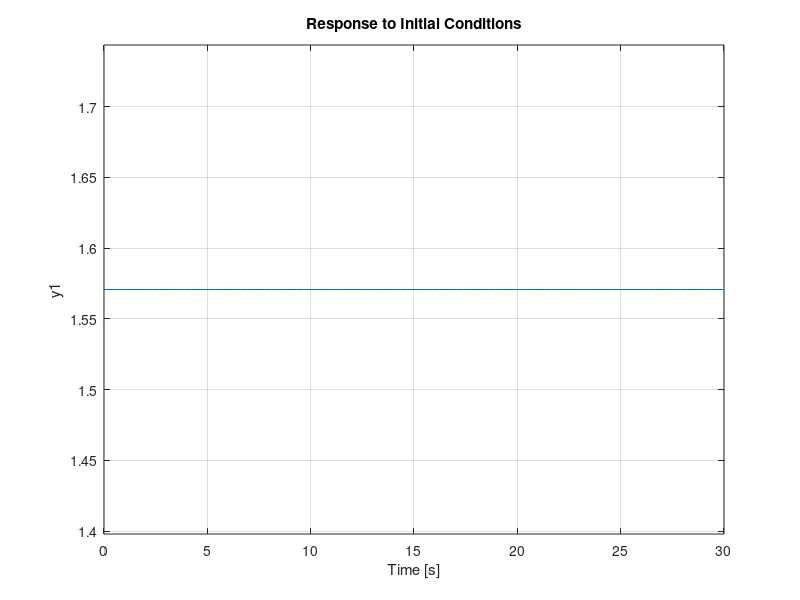

Reproduce this figure in MATLAB. (Note: this script raises an error after producing the figure.)
%% Fixed Simulation Problem
clear all, close all, clc

% Constants
g = 9.81; % Gravity constant

% Box dimensions
t1 = 0.2; % height of box 1 (m)
l1 = 0.35; % lenght of box 1 (m)
w1 = 0.2; % widht of box 1 (m)

t2 = 0.12; % height of box 2 (m)
l2 = 0.2; % lenght of box 2 (m)
w2 = 0.15; % widht of box 2 (m)

% IT SHOULD BE ON f(x)
l3o = 0.3; % Initial linear actuator lenght (m)
l3f = l3o + 0.3; % Max lenght of linear actuator (m)
l2x = (l1 + l2)/2 + l3f; % Max distance from rotation to c.g box 2(m)

m1 = 4.5;   % Mass of box 1 (big box) (kg)
m2 = 2.5;   % Mass of box 2 (little box) (kg)
m3 = 0; % Mass of the stick (kg) --> Distributed in m1 and m2

% Rotational Friction (viscosity)
Br = 0.5; % Rotational Friction constant

% Parameters needed:

% Variables to control
theta = 0; % Angle to stabilize the system ---------
Fc = 1; % Force applied by servomotor --------

% Hipotenuse of the big box
hip = sqrt((t1/2)^2+(l1/2)^2); % hypotenuse for box 1

% Angles needed to calculate the distance 
% for momentum generated by Fcx and Fcy:
beta = asin((t1/2)/hip); % constant 
phi = theta - beta;                        

% Distances needed to calculate the 
% momentum generated by Fcx and Fcy:
ay = sin(phi) * hip;
bx = cos(phi) * hip;

% System Forces:
% Fc (Servo force) decomposition
Fcx = Fc *sin(theta); % x component of servomotor force
Fcy = Fc *cos(theta); % y component of servomotor force

% Gravity forces
F1 = -m1 * g;
F2 = -m2 * g;
F3 = -m3 * g;

% INERTIA

%     % Centroid of the 2 bodies (at initial point)
%     % Define coordinates of both masses
% x1 = [-l1/2        -l1/2        l1/2         l1/2];
% y1 = [-t1/2         t1/2        t1/2        -t1/2];
% x2 = [l2x-(l2/2) l2x-(l2/2) l2x+(l2/2) l2x+(l2/2)];
% y2 = [-t2/2         t2/2        t2/2        -t2/2];
% 
% % Animation in function of the angle
% % R = [cos(phi);-sin(phi);sin(phi);cos(phi)]; % Rotation matrix
% %      % c.g. after rotation by phi
% %   x1 = x1*R; 
% %   x2 = x2*R;
% %   y1 = y1*R; 
% %   y2 = y2*R;
% 
% 
%     % Plot the  system
% polyin = polyshape({x1,x2},{y1,y2}); % plt both shapes
% [x,y] = centroid(polyin); % Calculate centroid of both masses
% plot(polyin)
% hold on
% plot(x,y,'r*')
% [x,y] = centroid(polyin,[1 2]); %plt centroid of system
% plot(polyin)
% hold on
% plot(x(1),y(1),'r*',x(2),y(2),'r*'); %plt centroid for each body
% hold on
% plot([x(1) x(2)], [y(1) y(2)]); % plt line conection between the points
% hold off
% 
%     % Inital C.G.
%  cg1 = [x(1) y(1)]; 
%  cg2 = [x(2) y(2)];
 
    % Inertia for the axis of rotation
 I1 = (m1 * (t1^2 + l1^2))/12; % Rotational inertia of box 1 [Kg*m^2]
 I2 = (m2 * (t2^2 + l2^2))/12 + (m2 * l2x^2) ; % Rotational inertia of box 2 [Kg*m^2]
 
 I = I1 + I2; % Rotational Inertia

% DYNAMICS EQUATIONS:

% X Axis - Force equilibrium
Rx = - Fcx

% Y Axis - Force equilibrium
Ry = F1 + F2 - Fcy

% Mz - Momentum equilibrium
theta_dot_dot = (1/I)*((Fcx*ay) + (Fcy*bx) - (F2*l2x)*cos(theta))

% LINEARIZATION
% small-angle approximations: 
cos_theta_sa = 1; %cos_theta_sa = (1-(theta^2/2));
sin_theta_sa = theta;

linear_ay = (sin_theta_sa*cos(beta) - cos_theta_sa*sin(beta))*hip;
linear_bx = (cos_theta_sa*cos(beta) + sin_theta_sa*sin(beta))*hip;

Fcx_sa = Fc *sin_theta_sa; % x component of servomotor force
Fcy_sa = Fc *cos_theta_sa; % y component of servomotor force

% Linearized model
theta_dot_dot_approx = (1/I)*((Fcx_sa*linear_ay) + (Fcy_sa*linear_bx) - (F2*l2x)*cos_theta_sa)

%%%%%%%%%%%%%%%%%%%%%%%%%%%%%%%%%%%%%%%%%%%%%%%%%%%%%%%%%%%%%%%%%%%%%%%%%%
% Simulink Parameters 
M2 = (F2*l2x); % M2 Torque
H = hip * cos(-beta); % u = Fc * H

%%%%%%%%%%%%%%%%%%%%%%%%%%%%%%%%%%%%%%%%%%%%%%%%%%%%%%%%%%%%%%%%%%%%%%%%%%
% Simple model (l3d does not change => I constant)
% Matrices Definition
A = [0 1 ; 0 Br/I]; % F2*theta*l2x/2I
B = [0 0 ; -H/I -l2x/I];
C = [1 0];

% Check controllability
controllability =['Check Controllability = ',num2str(rank(ctrb(A,B)))];
disp(controllability)

% Number of states 
n = length(A);

% Output matrix
%C = eye(length(A));

% Open loop system
sys_ol = ss(A,B,C,0);

% Simulate open loop system
x0 = [pi/2;0];
figure
initial(sys_ol,x0)


% LQR 1
Q1 = eye(n)*100;
R1 = 2;
K1 = -lqr(A,B,Q1,R1);

% LQR 2
Q2 = eye(n)*100;
R2 = 1;
K2 = -lqr(A,B,Q2,R2);

% Closed loop system
Acl1 = A+B*K1;
Acl2 = A+B*K2;

sys_cl1 = ss(Acl1,zeros(n,1),C,0);
sys_cl2 = ss(Acl2,zeros(n,1),C,0);

figure
initial(sys_cl1,x0)
hold on
initial(sys_cl2,x0)
legend('LQR_1','LQR_2')


















